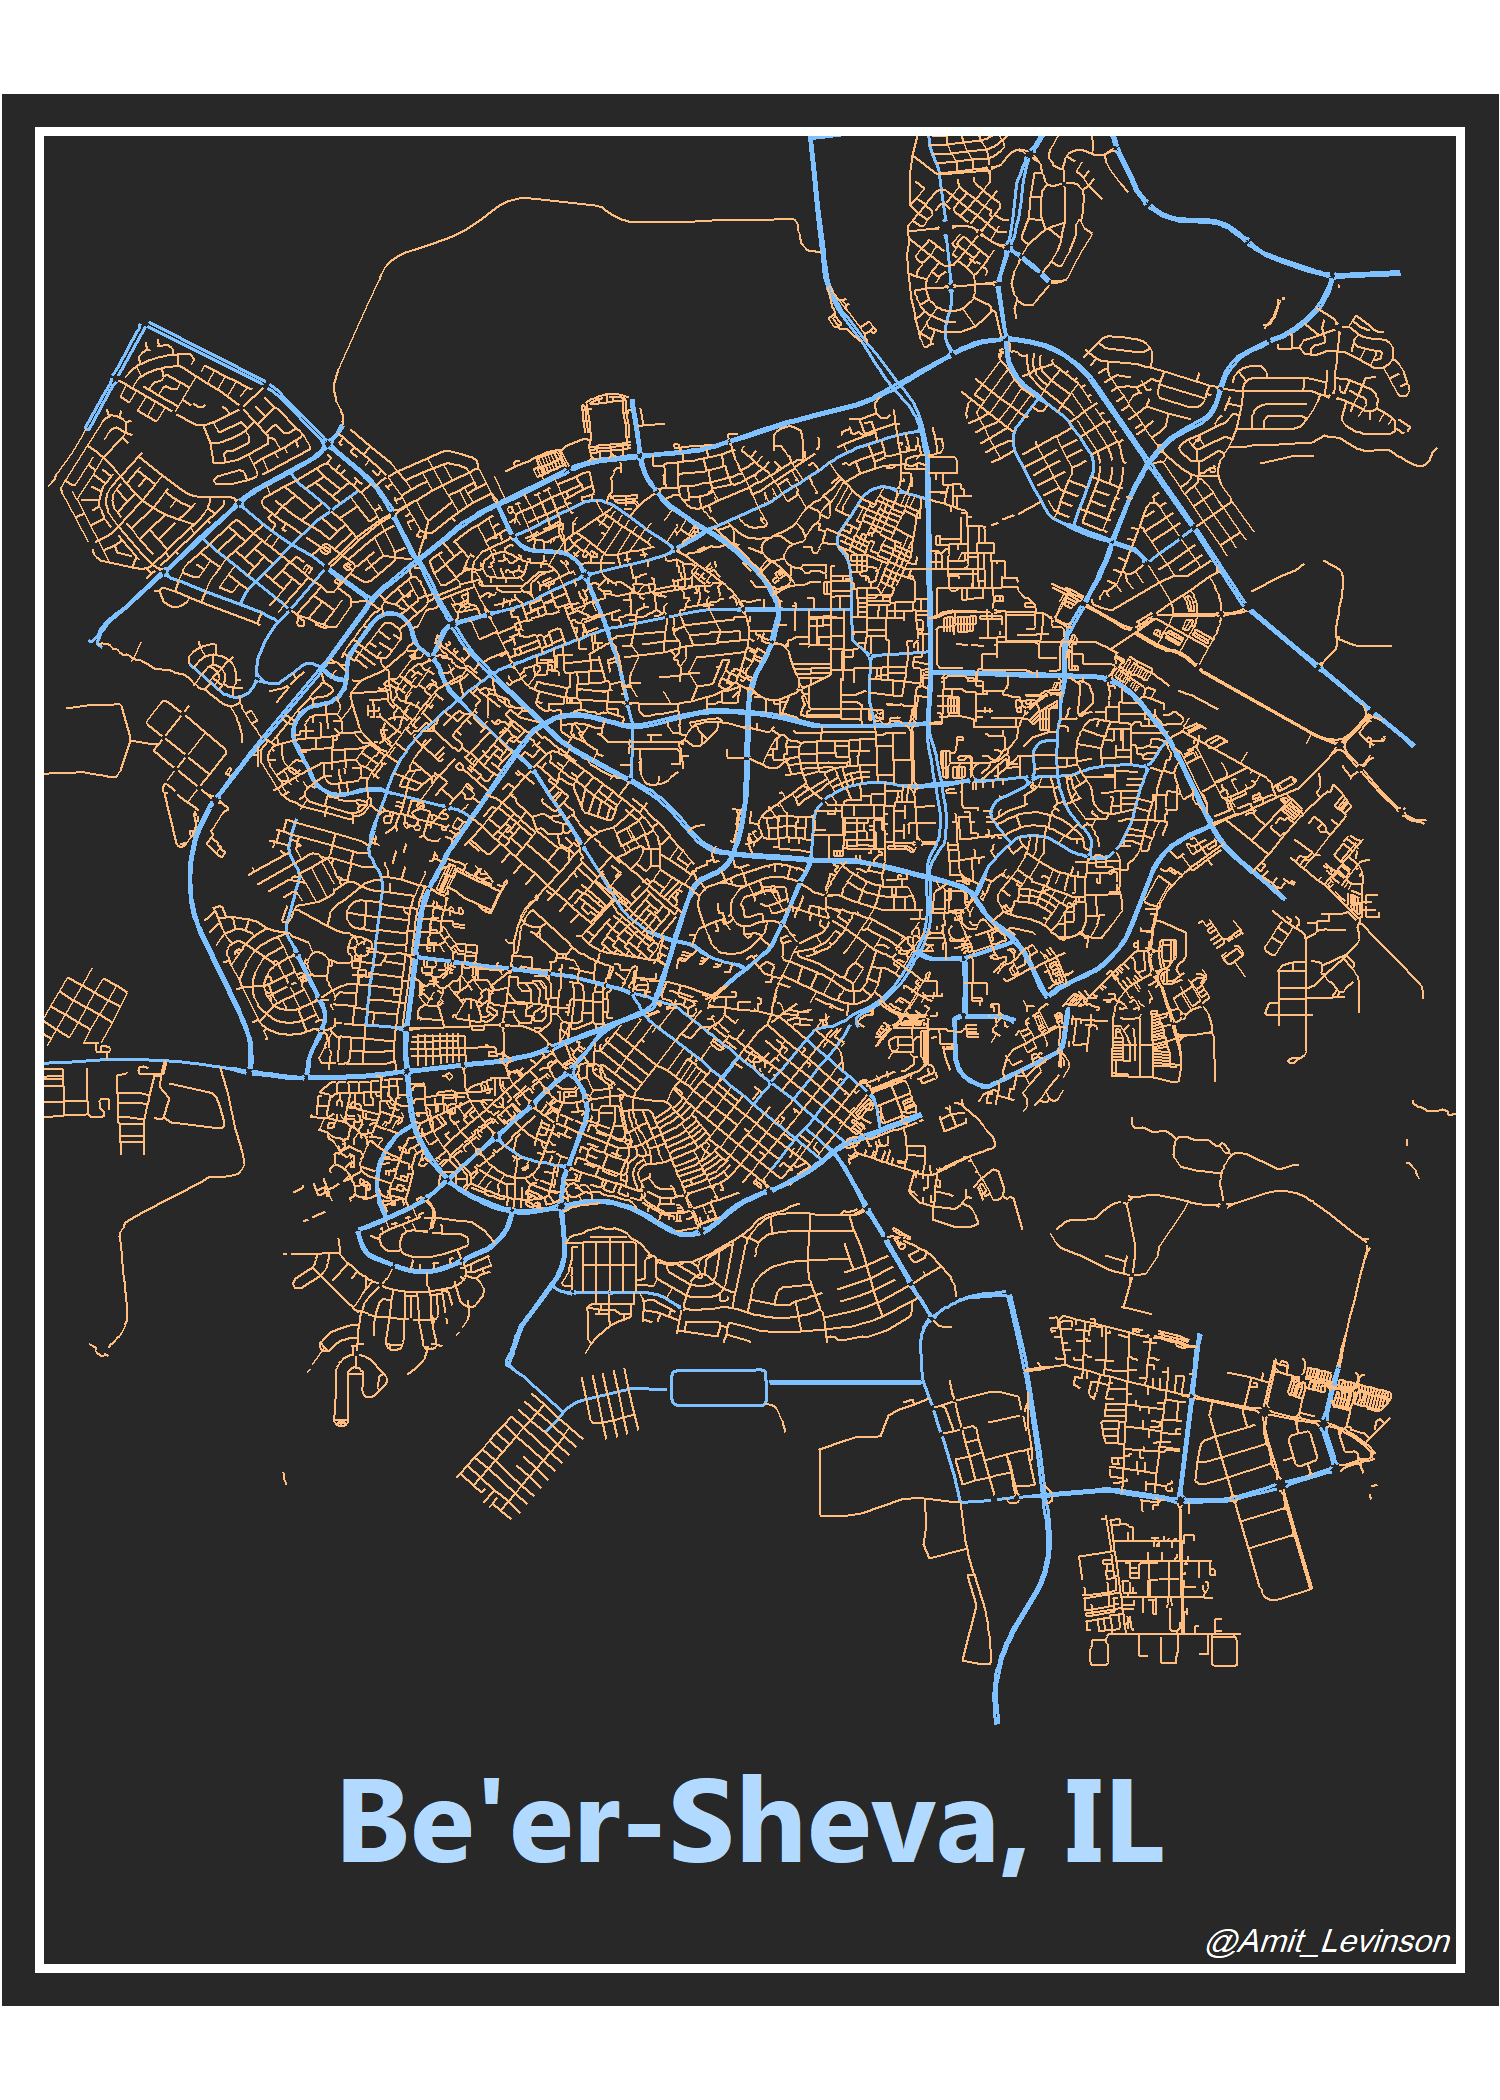

The R source for this figure:
library(tidyverse)
library(osmdata)
library(sf)
library(grid)
library(gridExtra)
library(extrafont)

#this gets us the long and lat min and max suitable for Be'er-Sheva
b7_coordinates <- getbb("Beer sheva Israel")
b7_coordinates

#to create the box outline we had to take some extra 'long' and 'lat' so that it doesn't fall
#right on the map itself
left <- 34.74647
right <- 34.82900
bottom <- 31.19685
top <- 31.28791

#this will help adding the text easier:
mid_point_x <- (left + right)/2
mid_point_y <- (top +bottom)/2

#We'll start by getting the lines and point for the main streets
streets <- getbb("Beer sheva Israel") %>% 
  opq() %>% 
  add_osm_feature(key = "highway", value = c("motorway", "primary",
                                            "secondary", "tertiary")) %>% 
  osmdata_sf()

#The same for the small streets:
small_streets <- getbb("Beer Sheva Israel") %>% 
  opq() %>% 
  add_osm_feature(key = "highway", value = c("residential", "living_street",
                            "unclassified","service", "footway")) %>% 
  osmdata_sf()

#Turn to plot the sf object in ggplot
plot_gold <- ggplot()+
  geom_sf(data = streets$osm_lines,
          inherit.aes = FALSE,
          color = "#7fc0ff",
          size = .4,
          alpha = .8)+
  geom_sf(data = small_streets$osm_lines,
          inherit.aes = FALSE,
          color = "#ffbe7f",
          size = .3,
          alpha = .6) +
  #Note that these parameters are a little more than the map itself so that'll it create
  # a sense of 'zoom out'
  coord_sf(xlim = c(34.74647,34.82900),
                   ylim = c(31.19685,31.28791),
                   expand = FALSE)+
  #theme_void to clear all axis easily
  theme_void()+
  theme(
    plot.title = element_text(size = 20, face = "bold", hjust = 1, color = "white"),
    plot.caption = element_text(size = 8, face = "italic", color = "white"),
    plot.background = element_rect(fill = "#282828"),
    panel.background = element_rect(fill = "#282828"),
    #I also added some margin padding to make the frame a little neater
    plot.margin=unit(c(0.3,0.3,0.3,0.3),"cm"),
  )

#add the panel
map_gold <- plot_gold +
  #creating the frame
  geom_rect(aes(xmax = right, xmin = left, ymin = bottom, ymax = top),
            alpha = 0, color = "white", size = 2)+
  #adding the city's name, used the mid_point for x & y
  geom_text(aes(x= mid_point_x, y = mid_point_y-0.038, label = "Be'er-Sheva, IL"),
            color = "#b2d9ff", family = "Microsoft Tai Le", fontface = "bold", size = 10)+
  #lastly, adding a caption
  geom_text(aes(x = right-.008, y = bottom+.0016, label = "@Amit_Levinson"),
             color = "white", family = "Miriam", size = 3, fontface = "italic")

#Let's see how it came out
map_gold
#and saving it, having the height a little more than the width
ggsave("streets_of_b7.png", width = 5, height = 7)


#Thanks to Chris' blog post on introducing us the plot:
#https://ggplot2tutor.com/streetmaps/streetmaps/
#and to Connor Rothschild's blog post on adding a frame and text:
#https://connorrothschild.github.io/r/map-springfield/
